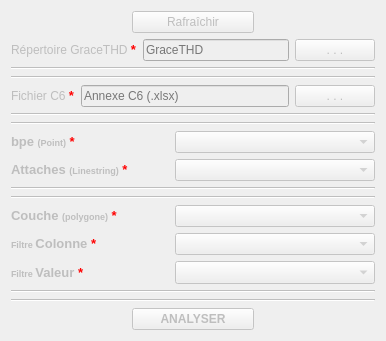
     <widget class="QWidget" name="tab_police_c6">
      <property name="enabled">
       <bool>false</bool>
      </property>
      <attribute name="title">
       <string>4. POLICE C6</string>
      </attribute>
      <layout class="QGridLayout" name="gridLayout_3">
       <item row="0" column="0">
        <layout class="QVBoxLayout" name="verticalLayout_2">
         <item>
          <layout class="QHBoxLayout" name="horizontalLayout_7">
           <item>
            <spacer name="horizontalSpacer_19">
             <property name="orientation">
              <enum>Qt::Horizontal</enum>
             </property>
             <property name="sizeHint" stdset="0">
              <size>
               <width>40</width>
               <height>20</height>
              </size>
             </property>
            </spacer>
           </item>
           <item>
            <widget class="QPushButton" name="plcC6Rafraichir">
             <property name="sizePolicy">
              <sizepolicy hsizetype="Expanding" vsizetype="Fixed">
               <horstretch>0</horstretch>
               <verstretch>0</verstretch>
              </sizepolicy>
             </property>
             <property name="font">
              <font>
               <weight>50</weight>
               <bold>false</bold>
               <kerning>true</kerning>
              </font>
             </property>
             <property name="text">
              <string>Rafraîchir</string>
             </property>
            </widget>
           </item>
           <item>
            <spacer name="horizontalSpacer_20">
             <property name="orientation">
              <enum>Qt::Horizontal</enum>
             </property>
             <property name="sizeHint" stdset="0">
              <size>
               <width>40</width>
               <height>20</height>
              </size>
             </property>
            </spacer>
           </item>
          </layout>
         </item>
         <item>
          <layout class="QHBoxLayout" name="horizontalLayout_8">
           <item>
            <widget class="QLabel" name="repertoireGTHD">
             <property name="enabled">
              <bool>false</bool>
             </property>
             <property name="sizePolicy">
              <sizepolicy hsizetype="Fixed" vsizetype="Fixed">
               <horstretch>0</horstretch>
               <verstretch>0</verstretch>
              </sizepolicy>
             </property>
             <property name="text">
              <string>Répertoire GraceTHD &lt;span style=&quot; font-family:'Sans Serif'; font-size:10pt; font-weight:600; color:#ff0000;&quot;&gt; *&lt;/span&gt;&lt;/body&gt;&lt;/html&gt;</string>
             </property>
            </widget>
           </item>
           <item>
            <widget class="QLineEdit" name="c6LienCheminGraceThd">
             <property name="enabled">
              <bool>false</bool>
             </property>
             <property name="sizePolicy">
              <sizepolicy hsizetype="Expanding" vsizetype="Fixed">
               <horstretch>0</horstretch>
               <verstretch>0</verstretch>
              </sizepolicy>
             </property>
             <property name="font">
              <font>
               <weight>50</weight>
               <bold>false</bold>
               <kerning>true</kerning>
              </font>
             </property>
             <property name="placeholderText">
              <string>GraceTHD</string>
             </property>
            </widget>
           </item>
           <item>
            <widget class="QPushButton" name="boutonCheminGraceThd">
             <property name="sizePolicy">
              <sizepolicy hsizetype="Fixed" vsizetype="Fixed">
               <horstretch>0</horstretch>
               <verstretch>0</verstretch>
              </sizepolicy>
             </property>
             <property name="text">
              <string>. . .</string>
             </property>
            </widget>
           </item>
          </layout>
         </item>
         <item>
          <widget class="Line" name="line_8">
           <property name="orientation">
            <enum>Qt::Horizontal</enum>
           </property>
          </widget>
         </item>
         <item>
          <widget class="Line" name="line_9">
           <property name="orientation">
            <enum>Qt::Horizontal</enum>
           </property>
          </widget>
         </item>
         <item>
          <layout class="QHBoxLayout" name="horizontalLayout_1">
           <item>
            <widget class="QLabel" name="label_1">
             <property name="enabled">
              <bool>false</bool>
             </property>
             <property name="sizePolicy">
              <sizepolicy hsizetype="Fixed" vsizetype="Fixed">
               <horstretch>0</horstretch>
               <verstretch>0</verstretch>
              </sizepolicy>
             </property>
             <property name="text">
              <string>Fichier C6 &lt;span style=&quot; font-family:'Sans Serif'; font-size:10pt; font-weight:600; color:#ff0000;&quot;&gt; *&lt;/span&gt;&lt;/body&gt;&lt;/html&gt;</string>
             </property>
            </widget>
           </item>
           <item>
            <widget class="QLineEdit" name="C6LienCheminImportFichier">
             <property name="enabled">
              <bool>false</bool>
             </property>
             <property name="sizePolicy">
              <sizepolicy hsizetype="Expanding" vsizetype="Fixed">
               <horstretch>0</horstretch>
               <verstretch>0</verstretch>
              </sizepolicy>
             </property>
             <property name="font">
              <font>
               <weight>50</weight>
               <bold>false</bold>
               <kerning>true</kerning>
              </font>
             </property>
             <property name="placeholderText">
              <string>Annexe C6 (.xlsx)</string>
             </property>
            </widget>
           </item>
           <item>
            <widget class="QPushButton" name="c6BoutonCheminImport">
             <property name="sizePolicy">
              <sizepolicy hsizetype="Fixed" vsizetype="Fixed">
               <horstretch>0</horstretch>
               <verstretch>0</verstretch>
              </sizepolicy>
             </property>
             <property name="text">
              <string>. . .</string>
             </property>
            </widget>
           </item>
          </layout>
         </item>
         <item>
          <widget class="Line" name="line_11">
           <property name="orientation">
            <enum>Qt::Horizontal</enum>
           </property>
          </widget>
         </item>
         <item>
          <widget class="Line" name="line_10">
           <property name="orientation">
            <enum>Qt::Horizontal</enum>
           </property>
          </widget>
         </item>
         <item>
          <layout class="QHBoxLayout" name="horizontalLayout_35">
           <item>
            <widget class="QLabel" name="label_24">
             <property name="font">
              <font>
               <pointsize>7</pointsize>
               <weight>75</weight>
               <bold>true</bold>
               <kerning>true</kerning>
              </font>
             </property>
             <property name="text">
              <string>&lt;html&gt;&lt;head/&gt;&lt;body&gt;&lt;p align=&quot;justify&quot;&gt;&lt;span style=&quot; font-family:'Sans Serif'; font-size:10pt;&quot;&gt;bpe &lt;/span&gt;&lt;span style=&quot; font-family:'Sans Serif';&quot;&gt;(Point)&lt;/span&gt;&lt;span style=&quot; font-family:'Sans Serif'; font-size:10pt; color:#ff0000;&quot;&gt; *&lt;/span&gt;&lt;/p&gt;&lt;/body&gt;&lt;/html&gt;</string>
             </property>
            </widget>
           </item>
           <item>
            <spacer name="horizontalSpacer_56">
             <property name="orientation">
              <enum>Qt::Horizontal</enum>
             </property>
             <property name="sizeHint" stdset="0">
              <size>
               <width>40</width>
               <height>20</height>
              </size>
             </property>
            </spacer>
           </item>
           <item>
            <widget class="QComboBox" name="c6ComboBoxCoucheBpe">
             <property name="minimumSize">
              <size>
               <width>200</width>
               <height>0</height>
              </size>
             </property>
             <property name="font">
              <font>
               <pointsize>9</pointsize>
               <weight>75</weight>
               <bold>true</bold>
               <kerning>true</kerning>
              </font>
             </property>
             <item>
              <property name="text">
               <string/>
              </property>
             </item>
            </widget>
           </item>
          </layout>
         </item>
         <item>
          <layout class="QHBoxLayout" name="horizontalLayout_36">
           <item>
            <widget class="QLabel" name="label_25">
             <property name="font">
              <font>
               <pointsize>7</pointsize>
               <weight>75</weight>
               <bold>true</bold>
               <kerning>true</kerning>
              </font>
             </property>
             <property name="text">
              <string>&lt;html&gt;&lt;head/&gt;&lt;body&gt;&lt;p align=&quot;justify&quot;&gt;&lt;span style=&quot; font-family:'Sans Serif'; font-size:10pt;&quot;&gt;Attaches &lt;/span&gt;&lt;span style=&quot; font-family:'Sans Serif';&quot;&gt;(Linestring)&lt;/span&gt;&lt;span style=&quot; font-family:'Sans Serif'; font-size:10pt; color:#ff0000;&quot;&gt; *&lt;/span&gt;&lt;/p&gt;&lt;/body&gt;&lt;/html&gt;</string>
             </property>
            </widget>
           </item>
           <item>
            <spacer name="horizontalSpacer_57">
             <property name="orientation">
              <enum>Qt::Horizontal</enum>
             </property>
             <property name="sizeHint" stdset="0">
              <size>
               <width>40</width>
               <height>20</height>
              </size>
             </property>
            </spacer>
           </item>
           <item>
            <widget class="QComboBox" name="c6ComboBoxCoucheAttaches">
             <property name="minimumSize">
              <size>
               <width>200</width>
               <height>0</height>
              </size>
             </property>
             <property name="font">
              <font>
               <pointsize>9</pointsize>
               <weight>75</weight>
               <bold>true</bold>
               <kerning>true</kerning>
              </font>
             </property>
             <item>
              <property name="text">
               <string/>
              </property>
             </item>
            </widget>
           </item>
          </layout>
         </item>
         <item>
          <widget class="Line" name="line_33">
           <property name="orientation">
            <enum>Qt::Horizontal</enum>
           </property>
          </widget>
         </item>
         <item>
          <widget class="Line" name="line_57">
           <property name="orientation">
            <enum>Qt::Horizontal</enum>
           </property>
          </widget>
         </item>
         <item>
          <layout class="QHBoxLayout" name="horizontalLayout_4">
           <item>
            <widget class="QLabel" name="label_10">
             <property name="font">
              <font>
               <pointsize>7</pointsize>
               <weight>75</weight>
               <bold>true</bold>
               <kerning>true</kerning>
              </font>
             </property>
             <property name="text">
              <string>&lt;html&gt;&lt;head/&gt;&lt;body&gt;&lt;p align=&quot;justify&quot;&gt;&lt;span style=&quot; font-family:'Sans Serif'; font-size:10pt;&quot;&gt;Couche &lt;/span&gt;&lt;span style=&quot; font-family:'Sans Serif';&quot;&gt;(&lt;/span&gt;&lt;span style=&quot; font-family:'Sans Serif';&quot;&gt;polygone&lt;/span&gt;&lt;span style=&quot; font-family:'Sans Serif';&quot;&gt;)&lt;/span&gt;&lt;span style=&quot; font-family:'Sans Serif'; font-size:10pt; color:#ff0000;&quot;&gt; *&lt;/span&gt;&lt;/p&gt;&lt;/body&gt;&lt;/html&gt;</string>
             </property>
            </widget>
           </item>
           <item>
            <spacer name="horizontalSpacer_23">
             <property name="orientation">
              <enum>Qt::Horizontal</enum>
             </property>
             <property name="sizeHint" stdset="0">
              <size>
               <width>40</width>
               <height>20</height>
              </size>
             </property>
            </spacer>
           </item>
           <item>
            <widget class="QComboBox" name="c6ComboBoxCoucheEtudes">
             <property name="minimumSize">
              <size>
               <width>200</width>
               <height>0</height>
              </size>
             </property>
             <property name="font">
              <font>
               <pointsize>9</pointsize>
               <weight>75</weight>
               <bold>true</bold>
               <kerning>true</kerning>
              </font>
             </property>
             <item>
              <property name="text">
               <string/>
              </property>
             </item>
            </widget>
           </item>
          </layout>
         </item>
         <item>
          <layout class="QHBoxLayout" name="horizontalLayout_12">
           <item>
            <widget class="QLabel" name="label_11">
             <property name="font">
              <font>
               <pointsize>7</pointsize>
               <weight>75</weight>
               <bold>true</bold>
               <kerning>true</kerning>
              </font>
             </property>
             <property name="text">
              <string>&lt;html&gt;&lt;head/&gt;&lt;body&gt;&lt;p align=&quot;justify&quot;&gt;&lt;span style=&quot; font-family:'Sans Serif';&quot;&gt;Filtre &lt;/span&gt;&lt;span style=&quot; font-family:'Sans Serif'; font-size:10pt;&quot;&gt;Colonne&lt;/span&gt;&lt;span style=&quot; font-family:'Sans Serif'; font-size:10pt; color:#ff0000;&quot;&gt; *&lt;/span&gt;&lt;/p&gt;&lt;/body&gt;&lt;/html&gt;</string>
             </property>
            </widget>
           </item>
           <item>
            <spacer name="horizontalSpacer_24">
             <property name="orientation">
              <enum>Qt::Horizontal</enum>
             </property>
             <property name="sizeHint" stdset="0">
              <size>
               <width>40</width>
               <height>20</height>
              </size>
             </property>
            </spacer>
           </item>
           <item>
            <widget class="QComboBox" name="c6comboBoxColonneDecoupage">
             <property name="minimumSize">
              <size>
               <width>200</width>
               <height>0</height>
              </size>
             </property>
             <property name="font">
              <font>
               <pointsize>9</pointsize>
               <weight>75</weight>
               <bold>true</bold>
               <kerning>true</kerning>
              </font>
             </property>
            </widget>
           </item>
          </layout>
         </item>
         <item>
          <layout class="QHBoxLayout" name="horizontalLayout_5">
           <item>
            <widget class="QLabel" name="label_12">
             <property name="font">
              <font>
               <pointsize>7</pointsize>
               <weight>75</weight>
               <bold>true</bold>
               <kerning>true</kerning>
              </font>
             </property>
             <property name="text">
              <string>&lt;p align=&quot;justify&quot; style=&quot; margin-top:12px; margin-bottom:12px; margin-left:0px; margin-right:0px; -qt-block-indent:0; text-indent:0px;&quot;&gt;&lt;span style=&quot; font-family:'Sans Serif';&quot;&gt;Filtre &lt;/span&gt;&lt;span style=&quot; font-family:'Sans Serif'; font-size:10pt; font-weight:600;&quot;&gt;Valeur &lt;/span&gt;&lt;span style=&quot; font-family:'Sans Serif'; font-size:10pt; font-weight:600; color:#ff0000;&quot;&gt;*&lt;/span&gt;&lt;/p&gt;&lt;/body&gt;&lt;/html&gt;</string>
             </property>
            </widget>
           </item>
           <item>
            <spacer name="horizontalSpacer_25">
             <property name="orientation">
              <enum>Qt::Horizontal</enum>
             </property>
             <property name="sizeHint" stdset="0">
              <size>
               <width>40</width>
               <height>20</height>
              </size>
             </property>
            </spacer>
           </item>
           <item>
            <widget class="QComboBox" name="c6ComboBoxValeur">
             <property name="enabled">
              <bool>false</bool>
             </property>
             <property name="minimumSize">
              <size>
               <width>200</width>
               <height>0</height>
              </size>
             </property>
             <property name="sizeIncrement">
              <size>
               <width>0</width>
               <height>0</height>
              </size>
             </property>
             <property name="baseSize">
              <size>
               <width>0</width>
               <height>0</height>
              </size>
             </property>
             <property name="font">
              <font>
               <pointsize>10</pointsize>
               <weight>75</weight>
               <bold>true</bold>
               <kerning>true</kerning>
              </font>
             </property>
             <property name="currentIndex">
              <number>-1</number>
             </property>
            </widget>
           </item>
          </layout>
         </item>
         <item>
          <widget class="Line" name="line_15">
           <property name="orientation">
            <enum>Qt::Horizontal</enum>
           </property>
          </widget>
         </item>
         <item>
          <widget class="Line" name="line_13">
           <property name="orientation">
            <enum>Qt::Horizontal</enum>
           </property>
          </widget>
         </item>
         <item>
          <layout class="QHBoxLayout" name="horizontalLayout_2">
           <item>
            <spacer name="horizontalSpacer_26">
             <property name="orientation">
              <enum>Qt::Horizontal</enum>
             </property>
             <property name="sizeHint" stdset="0">
              <size>
               <width>40</width>
               <height>20</height>
              </size>
             </property>
            </spacer>
           </item>
           <item>
            <widget class="QPushButton" name="c6Lanceur">
             <property name="enabled">
              <bool>false</bool>
             </property>
             <property name="sizePolicy">
              <sizepolicy hsizetype="Expanding" vsizetype="Fixed">
               <horstretch>0</horstretch>
               <verstretch>0</verstretch>
              </sizepolicy>
             </property>
             <property name="font">
              <font>
               <weight>75</weight>
               <bold>true</bold>
               <kerning>true</kerning>
              </font>
             </property>
             <property name="text">
              <string>ANALYSER</string>
             </property>
            </widget>
           </item>
           <item>
            <spacer name="horizontalSpacer_27">
             <property name="orientation">
              <enum>Qt::Horizontal</enum>
             </property>
             <property name="sizeHint" stdset="0">
              <size>
               <width>40</width>
               <height>20</height>
              </size>
             </property>
            </spacer>
           </item>
          </layout>
         </item>
        </layout>
       </item>
      </layout>
     </widget>
